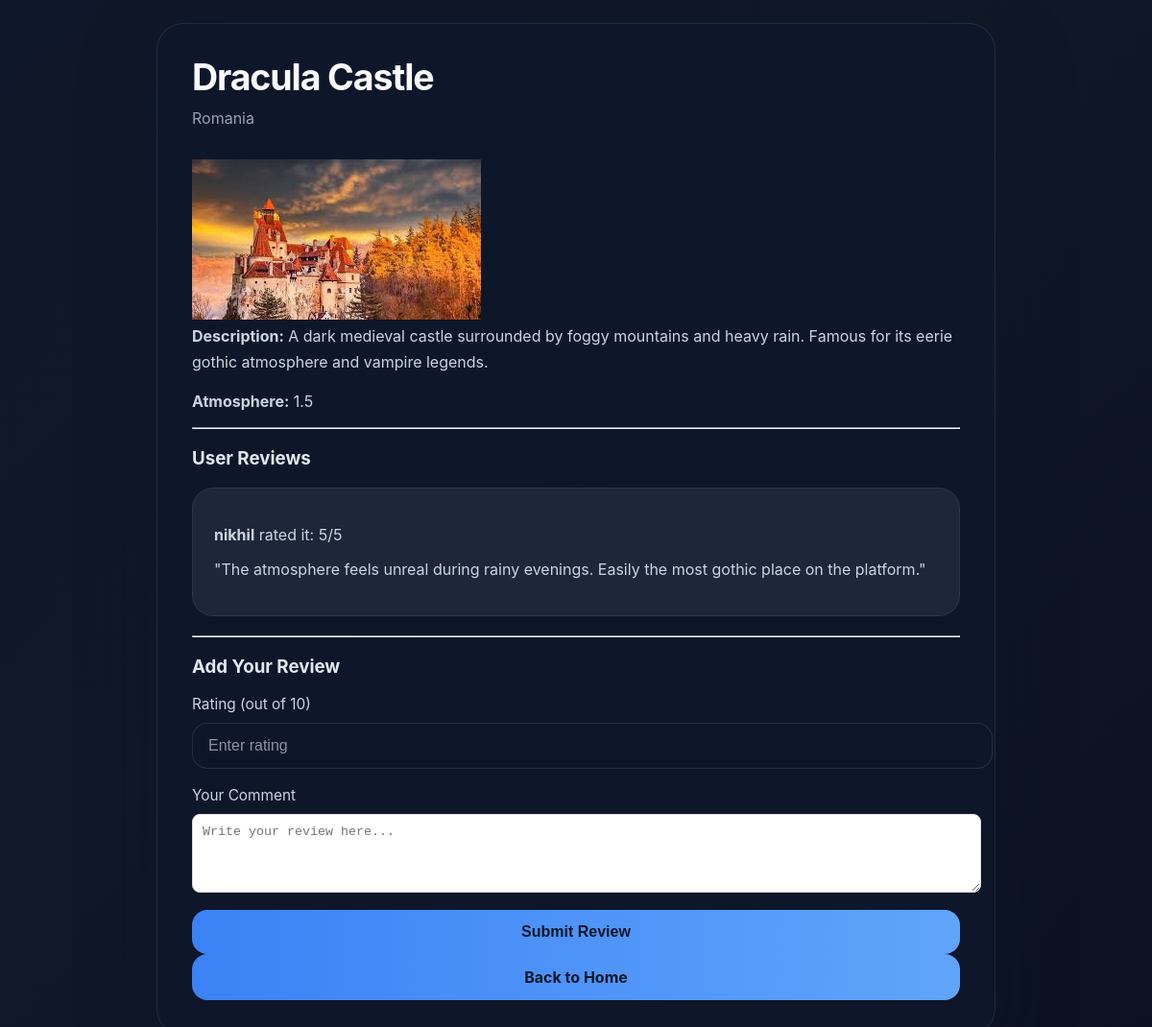
/review/1/, run on an earlier commit of the app's database.
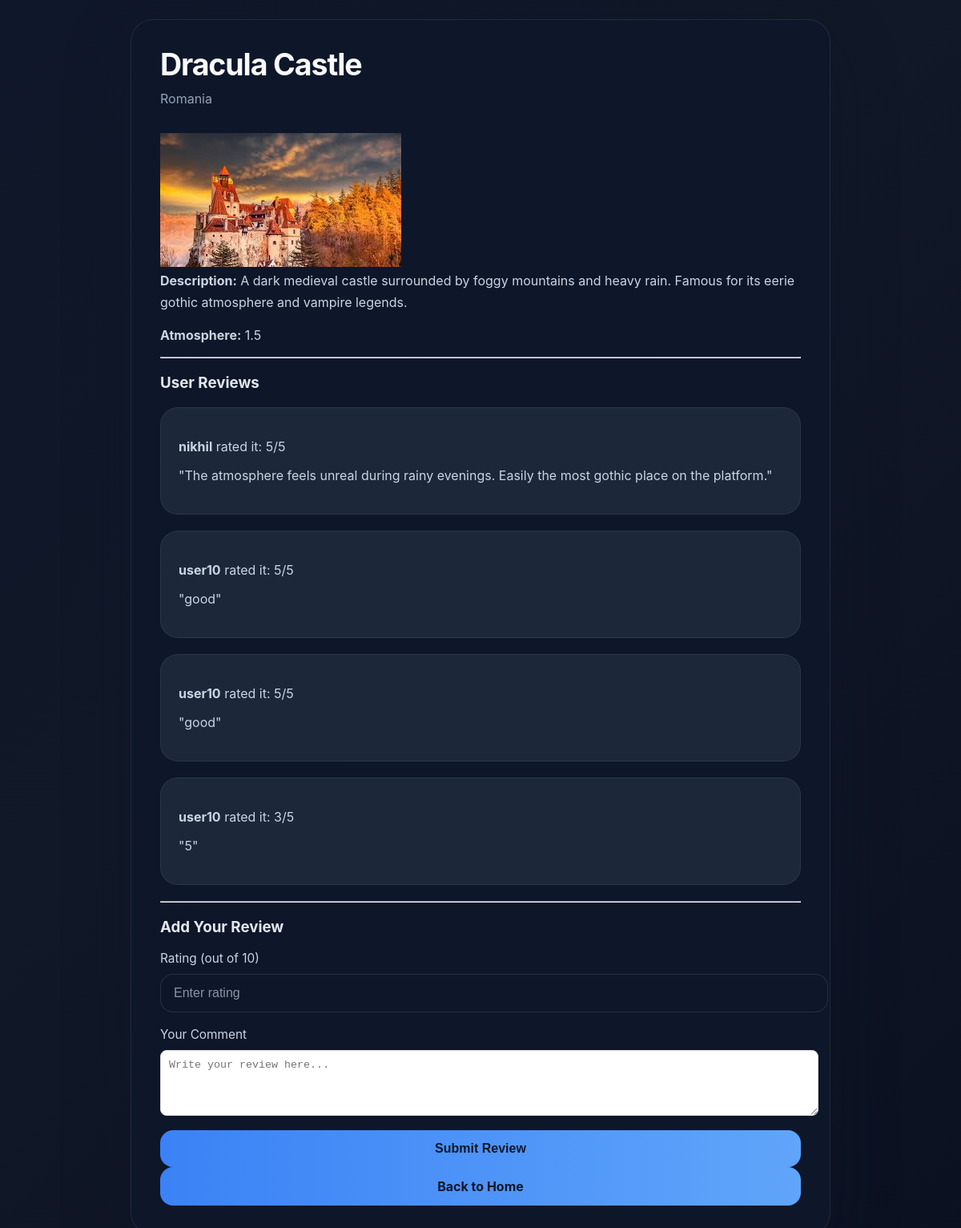
And on a later commit of the database.
### core/models.py (models this page shows, shortened)
class Review(models.Model):
    comment = models.TextField()
    rating = models.IntegerField()
    user = models.ForeignKey(User, on_delete=models.CASCADE)
    destination = models.ForeignKey(Destination, on_delete=models.CASCADE)

### core/views.py (the view, shortened to what this page needs)
# urls.py: path('review/<int:Destination_id>/', review_view, name='review_view'),
def review_view(request , Destination_id ):
    watching = get_object_or_404(Destination, id=Destination_id)
    return render(request, 'core/review.html', {'watching': watching})

### templates/core/review.html (shortened to what this page needs)
<!DOCTYPE html>
<html lang="en">
<head>
    {% load static %}
    <link rel="stylesheet" href="{% static 'core/styles.css' %}">
</head>
<body>
    <div class="page-wrapper">
        <div class="auth-card" style="max-width: 800px;">
            <div class="destination-detail mb-4">
                <h1 class="review-title">{{ watching.castle }}</h1>
                <p class="subtitle">{{ watching.country }}</p>
                {% if watching.image %}
                    <img src="{{ watching.image.url }}" alt="{{ watching.castle }}" class="card-img-top rounded-3 mb-3">
                {% endif %}
                <p class="review-item"><strong>Description:</strong> {{ watching.description }}</p>
                <p class="review-item"><strong>Atmosphere:</strong> {{ watching.atmosphere }}</p>
            </div>
            <hr>
            <div class="review-section">
                <h3 class="mb-3">User Reviews</h3>
                {% if watching.review_set.all %}
                    {% for review in watching.review_set.all %}
                    <div class="review-card mb-3 p-3 border rounded-3">
                        <p class="review-meta mb-1"><strong>{{ review.user }}</strong> rated it: {{ review.rating }}/5</p>
                        <p class="review-text mb-0">"{{ review.comment }}"</p>
                    </div>
                    {% endfor %}
                {% else %}
                    <p class="text-muted">No reviews yet for this castle.</p>
                {% endif %}
            </div>
            <hr>
            <div class="add-review-section">
                <h3 class="mb-3">Add Your Review</h3>
                <form method="POST" class="auth-form">
                    <label>
                        Rating (out of 10)
                        <input type="number" name="rating" min="1" max="10" placeholder="Enter rating" required>
                    </label>
                    <label>
                        Your Comment
                        <textarea name="comment" placeholder="Write your review here..." rows="4" style="width: 100%; padding: 10px; border-radius: 8px; border: 1px solid #ddd;" required></textarea>
                    </label>
                    <button type="submit" class="btn">Submit Review</button>
                </form>
            </div>
            <a href="{% url 'home' %}" class="btn mt-4" style="display: inline-block; text-decoration: none; text-align: center; background-color: #6c757d;">Back to Home</a>
        </div>
    </div>
</body>
</html>

What changed in the data, as far as the page shows it:
added Review: user "user10", rating "5", comment "good"
added Review: user "user10", rating "5", comment "good"
added Review: user "user10", rating "3", comment "5"
